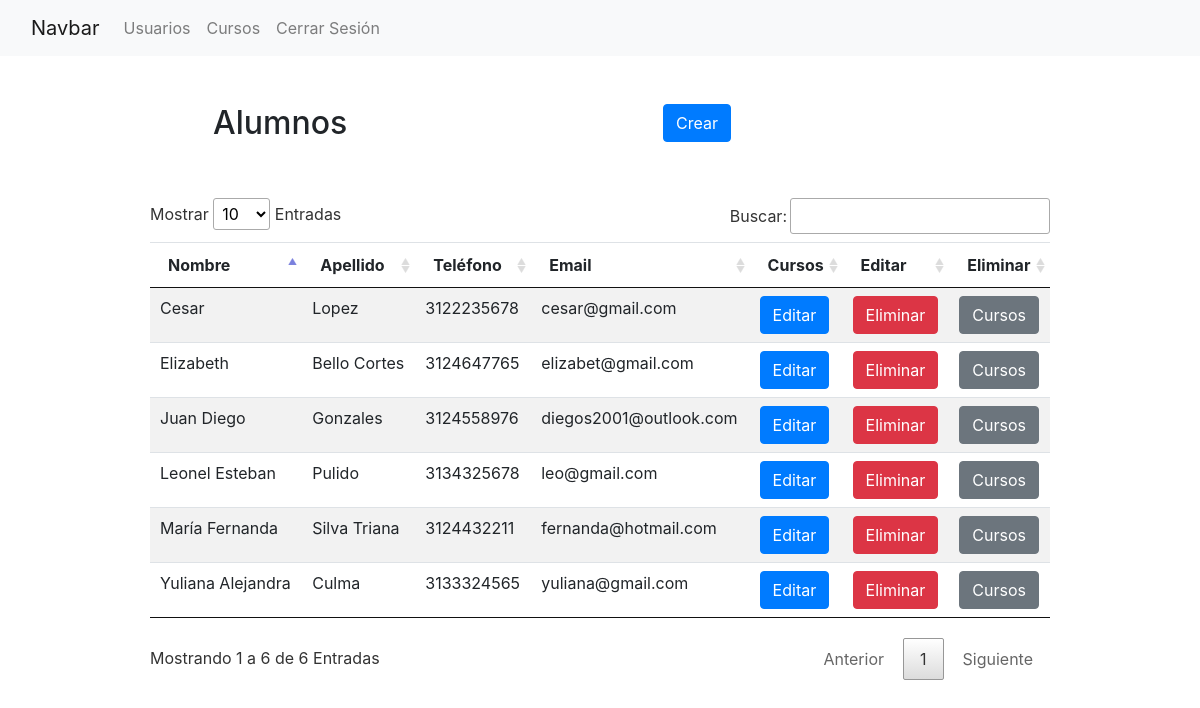
The page /views/admin/users/verUsuarios.php (signed in) on the database its author committed.
### tables this page shows
CREATE TABLE `usuarios` (
  `id` int(11) NOT NULL,
  `nombre` varchar(100) NOT NULL,
  `apellido` varchar(100) NOT NULL,
  `telefono` bigint(12) NOT NULL,
  `email` varchar(150) NOT NULL,
  `created_at` datetime NOT NULL,
  `password` varchar(32) NOT NULL,
  `rol` int(1) NOT NULL
);

### model/usuarios.php (called while the page is built, shortened)
<?php
class Usuarios
{
    var $tabla;
    function __construct()
    {
        $this->tabla  = "usuarios";
    }
    public function getUsers()
    {
        $ready = null;
        $modelo = new Conexion();
        $conexion = $modelo->getConexion();
        $sql = "SELECT * FROM $this->tabla WHERE rol = 2";
        $result = $conexion->prepare($sql);
        $result->execute();
        while ($f=$result->fetch()) {
            $ready[] = $f;
        }
        return $ready;
    }
}
?>

### controller/admin/verUsuariosController.php (the view, shortened to what this page needs)
<?php
    function viewUser()
    {
        $resultado = null;
        $class = new Usuarios();
        $user = $class->getUsers();
        if (isset($user)) {
            foreach ($user as $users)
            {
                $resultado .= '
                <tr>
                    <td>'.$users['nombre'].'</td>
                    <td>'.$users['apellido'].'</td>
                    <td>'.$users['telefono'].'</td>
                    <td>'.$users['email'].'</td>
                    <td><a href="editarUsuarios.php?user='.$users['id'].'"><button class="btn btn-primary">Editar</button></a></td>
                    <td><button class="btn btn-danger" onclick="eliminarUser(this)" id="'.$users['id'].'">Eliminar</button></td>
                    <td><a href="../courseStudent/coursesByStudent.php?student='.$users['id'].'"><button class="btn btn-secondary">Cursos</button></a></td>
                </tr>
                ';
            }
        } else {
            $resultado = '
            <div class="alert alert-danger" role="alert">
                No tiene usuarios
            </div>
            ';
        }
        return $resultado;
    }
?>

### views/admin/users/verUsuarios.php (shortened to what this page needs)
<?php
    require_once '../../../model/usuarios.php';
    require_once '../../../controller/admin/verUsuariosController.php';
?>
<!DOCTYPE html>
<html lang="es">
<head>
    <link rel="stylesheet" href="../../../library/bootstrap/css/bootstrap.min.css">
    <link rel="stylesheet" href="../../../library/sweetAlert/sweetalert2.min.css">
    <link rel="stylesheet" href="../../../library/DataTables/datatables.css">
</head>
<body>
    <?php
        require_once '../components/navbarAdmin.php';
    ?>
    <div class="container w-75 mt-5 mb-5">
        <div class="row">
            <h2 class="ml-5 col-md-6">Alumnos</h2>
            <a href="crear.php" class="col-md-5"><button class="btn btn-primary ">Crear</button></a>
        </div>
    </div>
    <div class="container w-75">
        <div class="row">
        <table class="table table-striped" id="students">
            <thead>
                <tr>
                    <th scope="col">Nombre</th>
                    <th scope="col">Apellido</th>
                    <th scope="col">Tel&eacute;fono</th>
                    <th scope="col">Email</th>
                    <th scope="col">Cursos</th>
                    <th scope="col">Editar</th>
                    <th scope="col">Eliminar</th>
                </tr>
            </thead>
            <tbody>
                <?php
                    echo viewUser();
                ?>
            </tbody>
        </table>
        </div>
    </div>
</body>
</html>

### views/admin/components/navbarAdmin.php (shortened to what this page needs)
<nav class="navbar navbar-expand-lg navbar-light bg-light">
  <div class="container-fluid">
    <a class="navbar-brand" href="#">Navbar</a>
    <div class="collapse navbar-collapse" id="navbarNav">
      <ul class="navbar-nav">
        <li class="nav-item">
          <a class="nav-link" aria-current="page" href="http://localhost/spiraPrueba/views/admin/users/verUsuarios.php">Usuarios</a>
        </li>
        <li class="nav-item">
          <a class="nav-link" href="http://localhost/spiraPrueba/views/admin/courses/read.php">Cursos</a>
        </li>
        <li class="nav-item">
          <a class="nav-link" href="../../../controller/login/logOut.php">Cerrar Sesi&oacute;n</a>
        </li>
      </ul>
    </div>
  </div>
</nav>

### library/DataTables/datatables.css (style rules this page uses)
table.dataTable thead th, table.dataTable tfoot th { font-weight: bold; }
table.dataTable thead th, table.dataTable thead td { padding: 10px 18px; border-bottom: 1px solid #111; }
table.dataTable thead .sorting, table.dataTable thead .sorting_asc, table.dataTable thead .sorting_desc, table.dataTable thead .sorting_asc_disabled, table.dataTable thead .sorting_desc_disabled { cursor: pointer; *cursor: hand; background-repeat: no-repeat; background-position: center right; }
table.dataTable thead .sorting { background-image: url("DataTables-1.10.25/images/sort_both.png"); }
table.dataTable thead .sorting_asc { background-image: url("DataTables-1.10.25/images/sort_asc.png") !important; }
table.dataTable tbody tr { background-color: #ffffff; }
table.dataTable tbody th, table.dataTable tbody td { padding: 8px 10px; }
table.dataTable.no-footer { border-bottom: 1px solid #111; }
table.dataTable, table.dataTable th, table.dataTable td { box-sizing: content-box; }

### rows shown on the page
usuarios: nombre "Leonel Esteban", apellido "Pulido", telefono "3134325678", email "leo@gmail.com"
usuarios: nombre "Cesar", apellido "Lopez", telefono "3122235678", email "cesar@gmail.com"
usuarios: nombre "Juan Diego", apellido "Gonzales", telefono "3124558976", email "diegos2001@outlook.com"
usuarios: nombre "Yuliana Alejandra", apellido "Culma", telefono "3133324565", email "yuliana@gmail.com"
usuarios: nombre "Elizabeth", apellido "Bello Cortes", telefono "3124647765", email "elizabet@gmail.com"
usuarios: nombre "María Fernanda", apellido "Silva Triana", telefono "3124432211", email "fernanda@hotmail.com"
